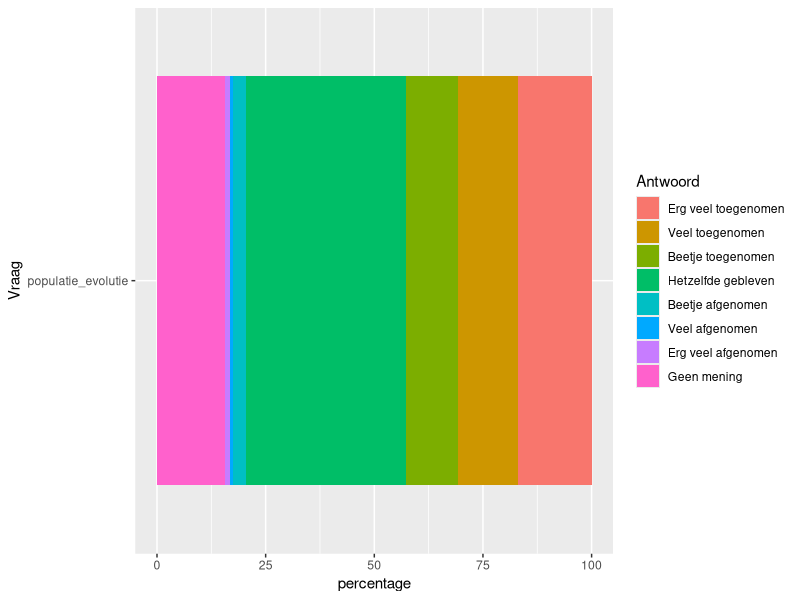

The R source for this figure:
## ---- chunk 1
library(tidyverse)
library(ggplot2)
## ---- chunk 2
Data_inschatting <- read.csv("./dashboard/input/maatschappelijke_draagkracht/Data_inschatting.csv")
## ---- chunk 3
Popgroei_inschatting <- Data_inschatting %>%
  filter(Vraag == "populatie_evolutie")

Popgroei_inschatting$Antwoord <- factor(Popgroei_inschatting$Antwoord , 
                                    levels = c('Erg veel toegenomen','Veel toegenomen',
                                               'Beetje toegenomen', 'Hetzelfde gebleven',
                                               'Beetje afgenomen', 'Veel afgenomen',
                                               'Erg veel afgenomen', 'Geen mening'))

plot_inschatting_Popgroei <- ggplot(data = Popgroei_inschatting[order(Popgroei_inschatting$Score), ],
                           aes(x = percentage,
                               y = Vraag,
                               fill = Antwoord)) +
  geom_bar(stat = "identity", 
           position = "stack")

plot_inschatting_Popgroei

